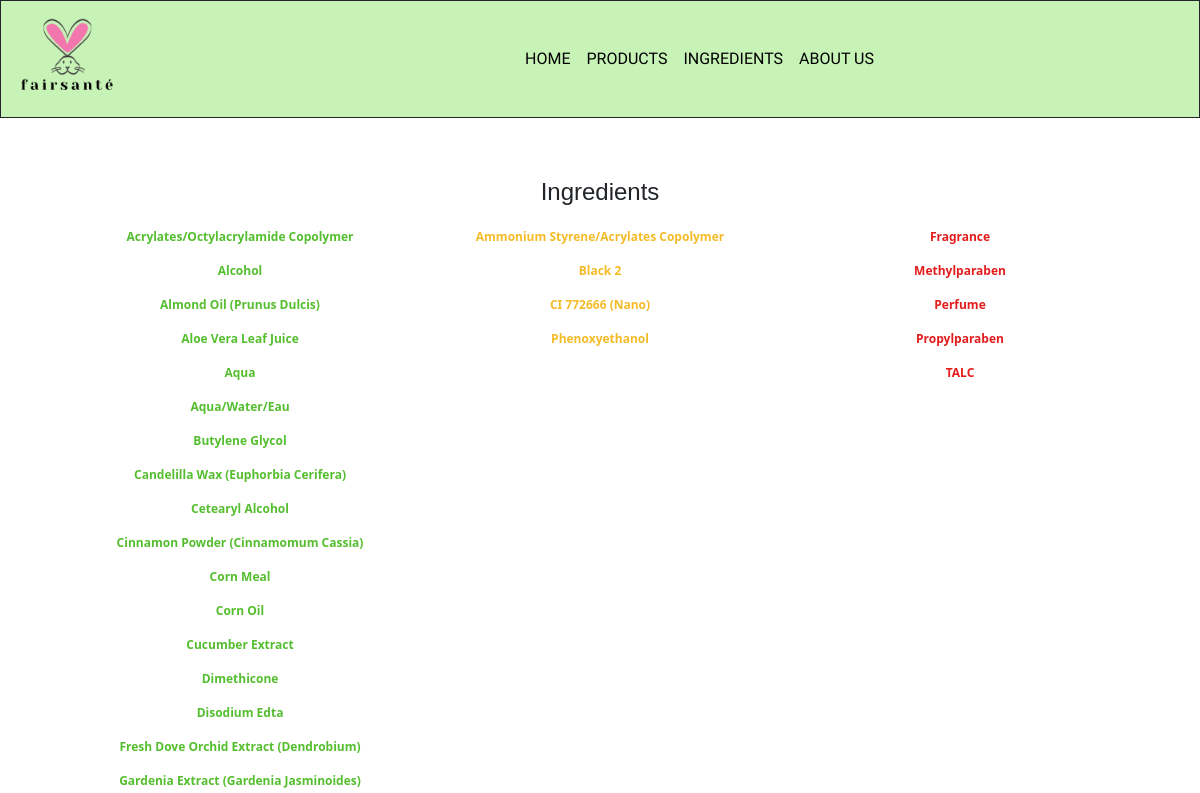
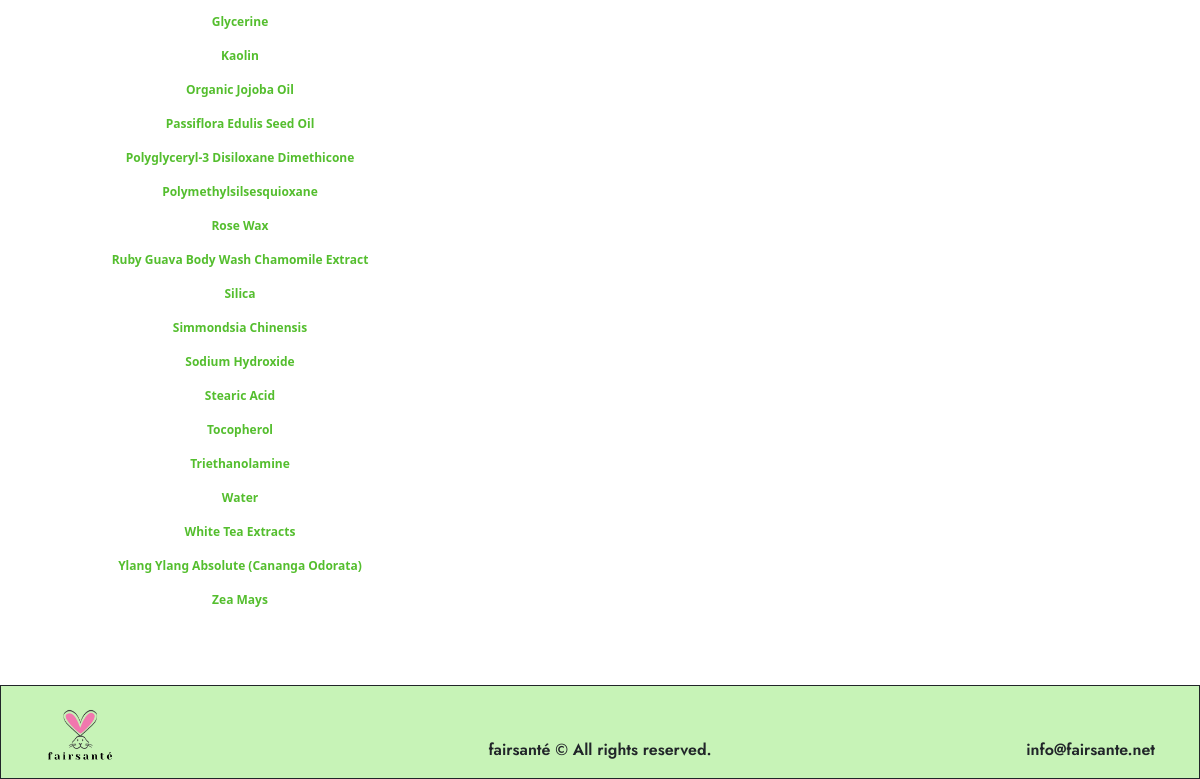
Before: /ingredient/ with the older database file (2 pictures, top to bottom).
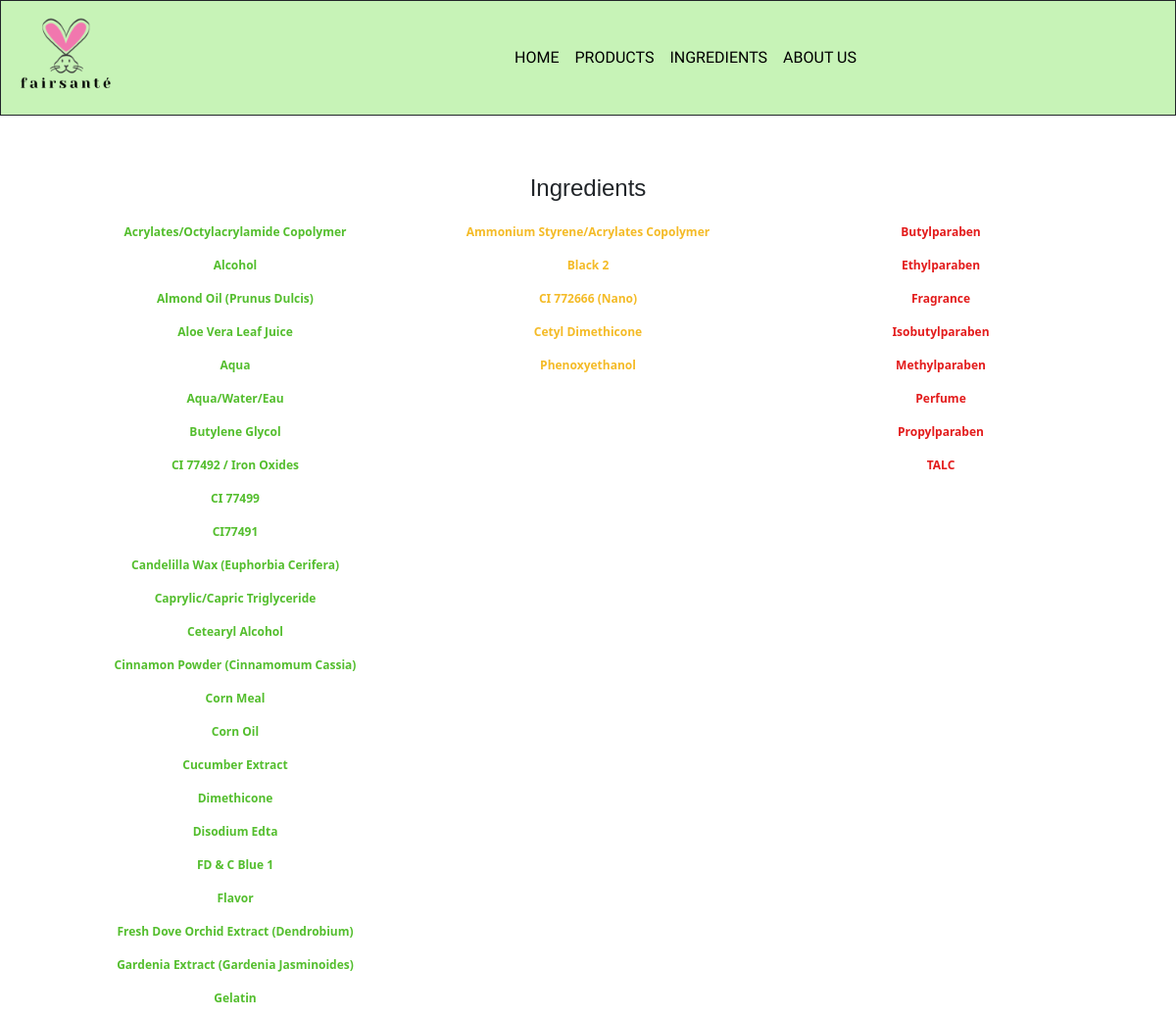
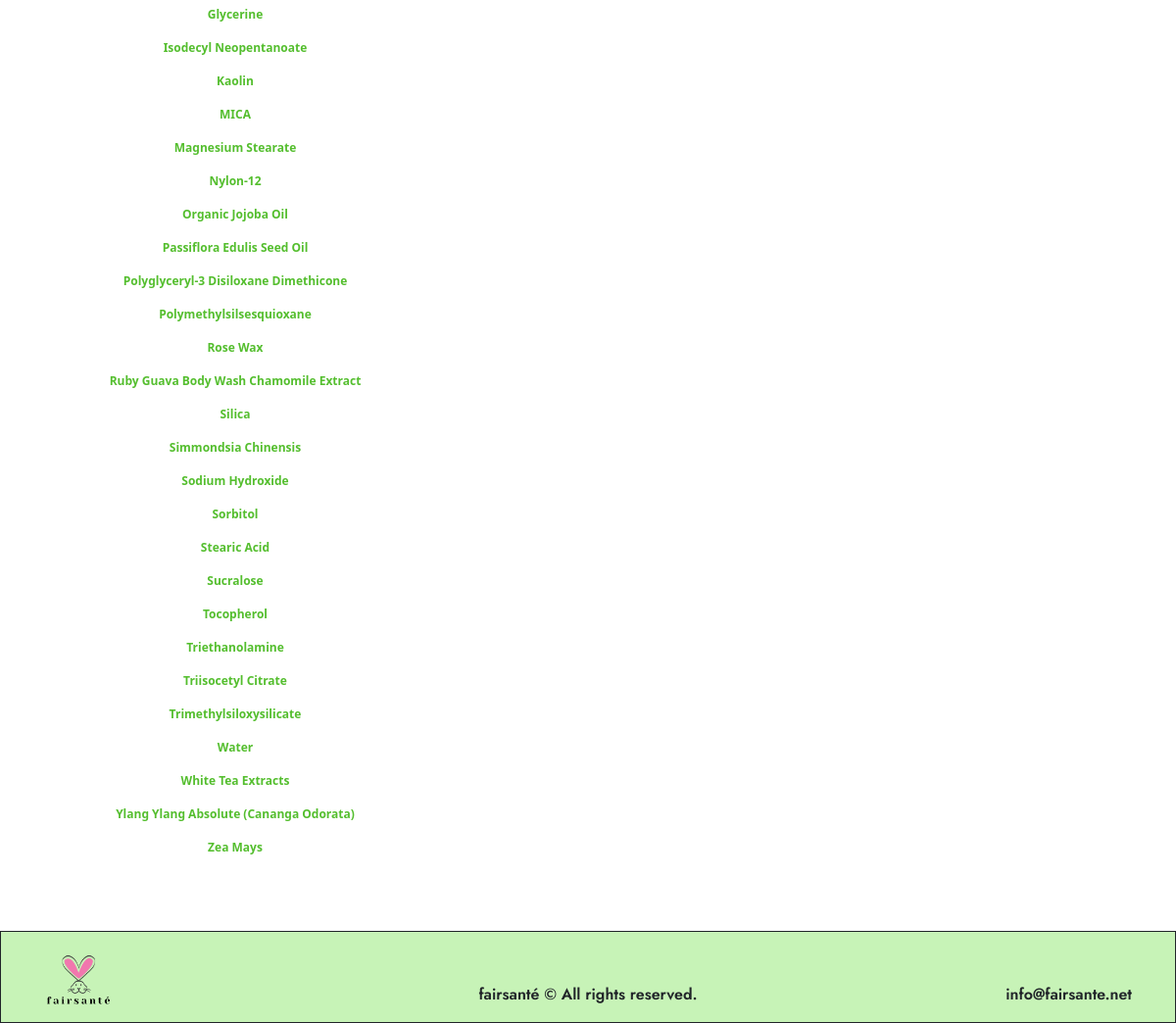
After: the same page with the newer database file (2 pictures, top to bottom).
### app/models.py (models this page shows, shortened)
class Ingredient (models.Model):
    product = models.ForeignKey(Product, on_delete=models.CASCADE)
    name = models.CharField(max_length=100)
    rate = models.IntegerField(max_length=2)

### app/views.py (the view)
# urls.py: path('ingredient/', ingredient, name='ingredient'),
def ingredient(request):
    product1 = Ingredient.objects.filter(rate__gte=0, rate__lte=3)
    product2 = Ingredient.objects.filter(rate__gte=4, rate__lte=7)
    product3 = Ingredient.objects.filter(rate__gte=8, rate__lte=10)
    product1 = Ingredient.objects.raw(
        "select id,name,rate from app_ingredient where rate between 0 and 3 group by name ")
    product2 = Ingredient.objects.raw(
        "select id,name,rate from app_ingredient where rate between 4 and 7 group by name ")
    product3 = Ingredient.objects.raw(
        "select id,name,rate from app_ingredient where rate between 8 and 10 group by name ")
    context = {
        'product1': product1,
        'product2': product2,
        'product3': product3,
    }
    return render(request, 'ingredients.html', context)

### templates/ingredients.html
    {% extends 'base.html' %}
    {% load static %}
    {% block content %}
<section class="ingredients">
        <div class="container">
            <h1>Ingredients</h1>
            <div class="row">
               <div class="col-sm">
                {% for item in product1 %}
                    <p style="color:#54BE2E; font-weight: 700;">{{item.name}}</p>
                {% endfor %}
              </div>
                  <div class="col-sm">
                {% for item in product2 %}
                    <p style="color:#F4BB27; font-weight: 700;">{{item.name}}</p>
                {% endfor %}
              </div>
                  <div class="col-sm">
                {% for item in product3 %}
                    <p style="color:#E31C1C; font-weight: 700;">{{item.name}}</p>
                {% endfor %}
              </div>
            </div>
        </div>
    </section>
       {% endblock %}

Changed rows visible on the page:
added Ingredient: name "CI 77492 / Iron Oxides", shown under "Ingredients"
added Ingredient: name "CI 77499", shown under "Ingredients"
added Ingredient: name "CI77491", shown under "Ingredients"
added Ingredient: name "Caprylic/Capric Triglyceride", shown under "Ingredients"
added Ingredient: name "FD & C Blue 1", shown under "Ingredients"
added Ingredient: name "Flavor", shown under "Ingredients"
added Ingredient: name "Gelatin", shown under "Ingredients"
added Ingredient: name "Isodecyl Neopentanoate", shown under "Ingredients"
added Ingredient: name "MICA", shown under "Ingredients"
added Ingredient: name "Magnesium Stearate", shown under "Ingredients"
added Ingredient: name "Nylon-12", shown under "Ingredients"
added Ingredient: name "Sorbitol", shown under "Ingredients"
added Ingredient: name "Sucralose", shown under "Ingredients"
added Ingredient: name "Triisocetyl Citrate", shown under "Ingredients"
added Ingredient: name "Trimethylsiloxysilicate", shown under "Ingredients"
added Ingredient: name "Cetyl Dimethicone"
added Ingredient: name "Butylparaben"
added Ingredient: name "Ethylparaben"
added Ingredient: name "Isobutylparaben"
